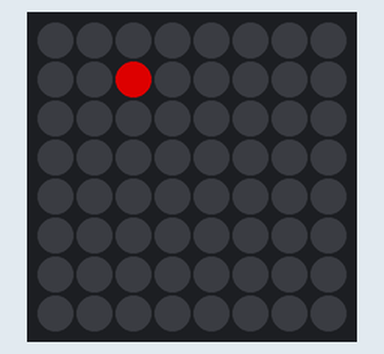
Bench run of a program on a simulated Raspberry Pi (BCM pin numbers) with a Sense HAT. Parts: the Sense HAT's 8×8 RGB LED matrix. Dim RGB values are drawn brighter than linear; random numbers come from a fixed seed.

Above: at 0.1 s.
At 4.9 s:
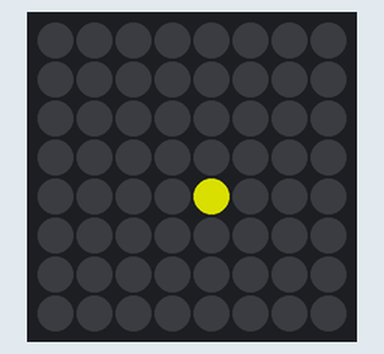
At 9.7 s:
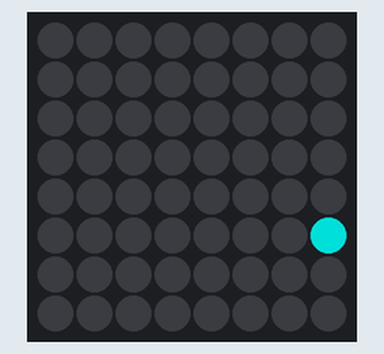
At 19.3 s:
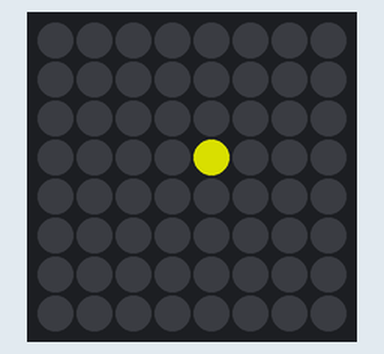
At 28.9 s:
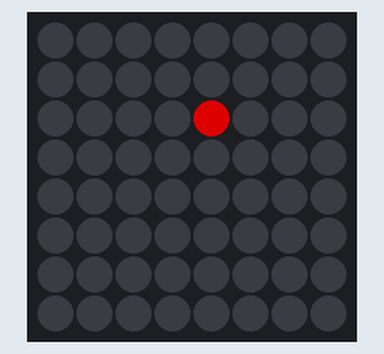
At 39.1 s:
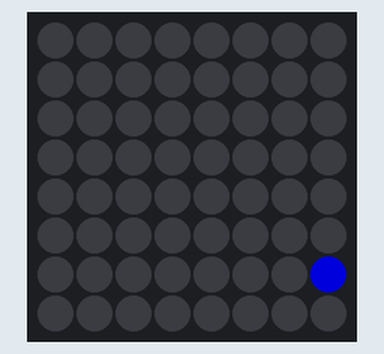

The program:

ball.py
```python
import random
import signal
import sys
import time
from sense_hat import SenseHat

MAX_WIDTH = 8
MAX_HEIGHT = 8
MAX_SQUARES = MAX_WIDTH * MAX_HEIGHT

BRIGHT = 156
HALF_BRIGHT = 78

RED = (BRIGHT, 0, 0)
ORANGE = (BRIGHT, HALF_BRIGHT, 0)
YELLOW = (BRIGHT, BRIGHT, 0)
WHITE = (BRIGHT, BRIGHT, BRIGHT)
GREEN = (0, BRIGHT, 0)
TEAL = (0, BRIGHT, BRIGHT)
BLUE = (0, 0, BRIGHT)
PURPLE = (BRIGHT, 0, BRIGHT)
BLACK = (0, 0, 0)

COLOURS = [ RED, ORANGE, YELLOW, WHITE, GREEN, TEAL, BLUE, PURPLE ]
MAX_COLOURS = len(COLOURS)
DELAY = 0.6

sense = SenseHat()


# Catch signal to quit
def signal_handler(my_signal, temp):
   sense.clear()
   sys.exit(0)


def main():
    # Catch Ctrl-C
    signal.signal(signal.SIGINT, signal_handler)

    x = random.randint(0, MAX_WIDTH - 1)
    y = random.randint(0, MAX_HEIGHT - 1)
    delta_x = 1
    delta_y = 1
    colour_index = 0
    current_colour = COLOURS[colour_index]
    sense.clear()
    while True:
       sense.set_pixel(x, y, current_colour)
       time.sleep(DELAY)
       # Change position
       sense.set_pixel(x, y, BLACK)
       x += delta_x
       y += delta_y
       # Keep position in bounds
       changed_direction = False
       if x < 0:
            x = 1
            delta_x = random.randint(1, 2)
            changed_direction = True
       elif x > MAX_WIDTH - 1:
            x = MAX_WIDTH - 2
            delta_x = random.randint(-2, -1)
            changed_direction = True
       if y < 0:
            y = 1
            delta_y = random.randint(1, 2)
            changed_direction = True
       elif y > MAX_HEIGHT - 1:
            y = MAX_HEIGHT - 2
            delta_y = random.randint(-2, -1)
            changed_direction = True

       if changed_direction:
          colour_index += 1
          if colour_index >= MAX_COLOURS:
             colour_index = 0
          current_colour = COLOURS[colour_index]


if __name__ == "__main__":
   main()
```

Measured:
- what the display in image 1 shows lasts 0.6 s, from 4.8 s to 5.4 s
